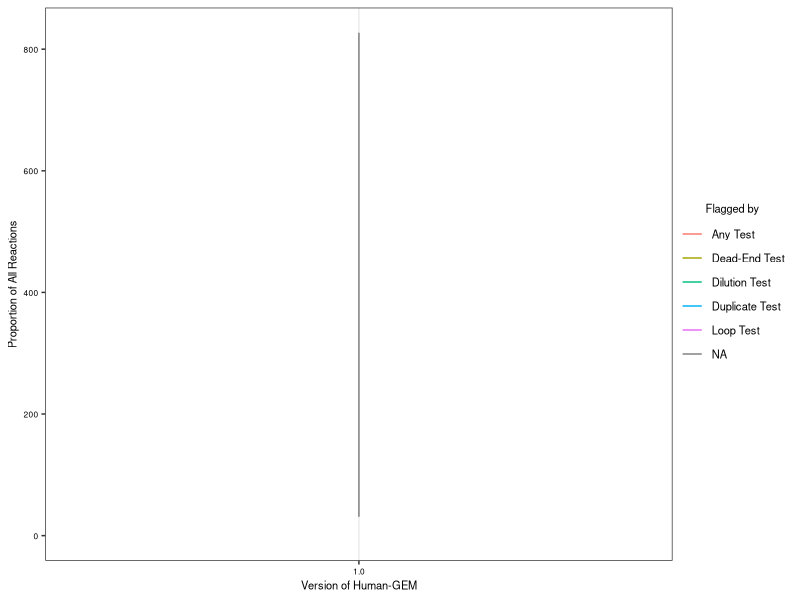

Generate this figure with R:
# fig_S4.R
# plot the proportions of reactions flagged by each test against the version
# number for each version of Human-GEM to see how that changed over time

suppressMessages(library(tidyverse))
theme_set(theme_bw())

all_human_data <- read_csv(
  "figure_data/fig_S4_data.csv", show_col_types = FALSE, col_types = "fiiiii"
)
plot_data <- all_human_data %>%
  # replace counts with proportions, then drop the counts
  mutate(any_prop = flagged/all_rxns) %>%
  mutate(dead_prop = `dead-ends`/all_rxns) %>%
  mutate(dil_prop = `dilution-blocked`/all_rxns) %>%
  mutate(dupe_prop = duplicates/all_rxns) %>%
  mutate(loop_prop = loops/all_rxns) %>%
  select(
    -flagged, -`dead-ends`, -`dilution-blocked`, duplicates, -loops, -all_rxns
  ) %>%
  # pivot cuz it'll be easier to plot this way
  pivot_longer(-model_version, names_to = "test", values_to = "prop") %>%
  # make more human-readable for figure
  mutate(test = case_when(
    test == "any_prop" ~ "Any Test",
    test == "dead_prop" ~ "Dead-End Test",
    test == "dil_prop" ~ "Dilution Test",
    test == "dupe_prop" ~ "Duplicate Test",
    test == "loop_prop" ~ "Loop Test"
  ))

fig <- ggplot(
  plot_data, aes(x = model_version, y = prop, col = test, group = test)
) +
  geom_line() +
  scale_x_discrete(
    # tick mark every other version
    labels = c(
      "1.0", "", "1.2", "", "1.4", "", "1.6", "", "1.8", "", "1.10", "", "1.12",
      "", "1.14", "", "1.16", "", "1.18"
    )
  ) +
  labs(
    x = "Version of Human-GEM",
    y = "Proportion of All Reactions",
    col = "Flagged by"
  ) +
  theme(
    axis.text = element_text(color = "black", size = 6),
    axis.title = element_text(size = 8),
    legend.text = element_text(size = 8),
    legend.title = element_text(size = 8),
    legend.title.align = 0.5,
    panel.grid.major.y = element_blank(),
    panel.grid.minor.y = element_blank(),
    legend.box.spacing = unit(0, "in")
  )

ggsave(
  "figures/fig_S4.png", height = 2, width = 4, units = "in", dpi = 600
)
